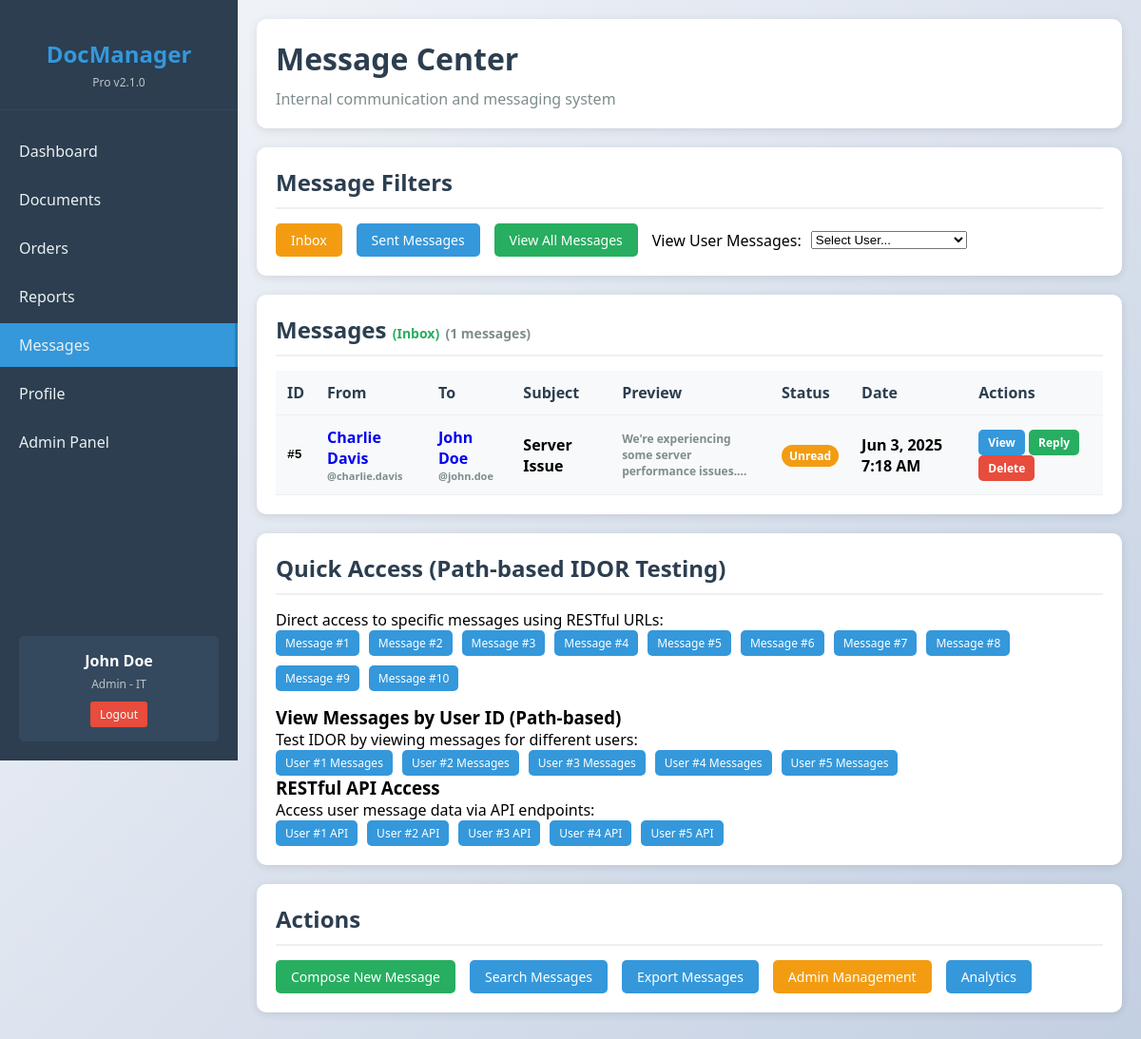
Screenshot of /messages.php (signed in) with the database file from the repository.
### tables this page shows
CREATE TABLE messages (
    id INT AUTO_INCREMENT PRIMARY KEY,
    sender_id INT NOT NULL,
    recipient_id INT NOT NULL,
    subject VARCHAR(200) NOT NULL,
    content TEXT,
    is_read BOOLEAN DEFAULT FALSE,
    sent_at TIMESTAMP DEFAULT CURRENT_TIMESTAMP,
    FOREIGN KEY (sender_id) REFERENCES users(id),
    FOREIGN KEY (recipient_id) REFERENCES users(id)
);

CREATE TABLE users (
    id INT AUTO_INCREMENT PRIMARY KEY,
    username VARCHAR(50) UNIQUE NOT NULL,
    password VARCHAR(255) NOT NULL,
    email VARCHAR(100) NOT NULL,
    first_name VARCHAR(50) NOT NULL,
    last_name VARCHAR(50) NOT NULL,
    role ENUM('admin', 'manager', 'employee') DEFAULT 'employee',
    department VARCHAR(50),
    created_at TIMESTAMP DEFAULT CURRENT_TIMESTAMP
);

### config.php (called while the page is built)
<?php
$config = [
    'database' => [
        'host' => 'database',
        'user' => 'webuser',
        'pass' => 'WebPass123',
        'name' => 'docmanager',
    ],
    'app' => [
        'name' => 'DocManager Pro',
        'version' => '2.1.0',
        'upload_path' => '/var/www/html/uploads/',
        'max_file_size' => 10485760,
    ],
    'security' => [
        'session_lifetime' => 3600,
        'password_hash' => false,
    ]
];

### auth.php (called while the page is built, shortened)
<?php
require_once 'config.php';
class Auth {
    public function __construct() {
        global $config;
        $this->db = new mysqli(
            $config['database']['host'],
            $config['database']['user'],
            $config['database']['pass'],
            $config['database']['name']
        );
    }
    public function isLoggedIn() {
        return isset($_SESSION['user_id']) && isset($_SESSION['login_time']);
    }
    public function getCurrentUser() {
        if ($this->isLoggedIn()) {
            return [
                'id' => $_SESSION['user_id'],
                'username' => $_SESSION['username'],
                'email' => $_SESSION['email'],
                'first_name' => $_SESSION['first_name'],
                'last_name' => $_SESSION['last_name'],
                'role' => $_SESSION['role'],
                'department' => $_SESSION['department']
            ];
        }
        return null;
    }
}
function requireLogin() {
    $auth = new Auth();
    return $auth->getCurrentUser();
}

### messages.php (the view, shortened to what this page needs)
<?php
require_once 'auth.php';
$user = requireLogin();
require_once 'config.php';
$db = new mysqli($config['database']['host'], $config['database']['user'], $config['database']['pass'], $config['database']['name']);
$view_user_id = $_GET['user_id'] ?? '';
$view_sent = $_GET['sent'] ?? false;
$view_all = $_GET['view_all'] ?? false;
if ($view_all) {
    $query = "SELECT m.*,
                     sender.first_name as sender_first, sender.last_name as sender_last, sender.username as sender_username,
                     recipient.first_name as recipient_first, recipient.last_name as recipient_last, recipient.username as recipient_username
              FROM messages m
              JOIN users sender ON m.sender_id = sender.id
              JOIN users recipient ON m.recipient_id = recipient.id
              ORDER BY m.sent_at DESC";
    $stmt = $db->prepare($query);
} else {
    $query = "SELECT m.*,
                     sender.first_name as sender_first, sender.last_name as sender_last, sender.username as sender_username,
                     recipient.first_name as recipient_first, recipient.last_name as recipient_last, recipient.username as recipient_username
              FROM messages m
              JOIN users sender ON m.sender_id = sender.id
              JOIN users recipient ON m.recipient_id = recipient.id
              WHERE m.recipient_id = ?
              ORDER BY m.sent_at DESC";
    $stmt = $db->prepare($query);
    $stmt->bind_param("i", $user['id']);
}
$stmt->execute();
$messages = $stmt->get_result();
$users = $db->query("SELECT id, first_name, last_name, username, department FROM users ORDER BY first_name, last_name");
?>
<!DOCTYPE html>
<html lang="en">
<head>
    <link rel="stylesheet" href="style.css">
</head>
<body>
    <div class="container">
        <div class="sidebar">
            <div class="logo">
                <h2>DocManager</h2>
                <p>Pro v2.1.0</p>
            </div>
            <nav>
                <ul>
                    <li><a href="dashboard.php">Dashboard</a></li>
                    <li><a href="documents.php">Documents</a></li>
                    <li><a href="orders.php">Orders</a></li>
                    <li><a href="reports.php">Reports</a></li>
                    <li><a href="messages.php" class="active">Messages</a></li>
                    <li><a href="profile.php">Profile</a></li>
                    <?php if ($user['role'] === 'admin'): ?>
                    <li><a href="admin.php">Admin Panel</a></li>
                    <?php endif; ?>
                </ul>
            </nav>
            <div class="user-info">
                <div class="name"><?php echo htmlspecialchars($user['first_name'] . ' ' . $user['last_name']); ?></div>
                <div class="role"><?php echo ucfirst($user['role']); ?> - <?php echo htmlspecialchars($user['department']); ?></div>
                <a href="logout.php" class="logout">Logout</a>
            </div>
        </div>
        <div class="main-content">
            <div class="header">
                <h1>Message Center</h1>
                <p>Internal communication and messaging system</p>
            </div>
            <div class="card">
                <h2>Message Filters</h2>
                <div style="display: flex; gap: 15px; flex-wrap: wrap; align-items: center;">
                    <a href="messages.php" class="btn <?php echo !$view_sent && !$view_user_id && !$view_all ? 'btn-warning' : ''; ?>">
                        Inbox
                    </a>
                    <a href="messages.php?sent=1" class="btn <?php echo $view_sent ? 'btn-warning' : ''; ?>">
                        Sent Messages
                    </a>
                    <?php if ($user['role'] === 'admin' || $user['role'] === 'manager'): ?>
                        <a href="messages.php?view_all=1" class="btn <?php echo $view_all ? 'btn-danger' : 'btn-success'; ?>">
                            View All Messages
                        </a>
                    <?php endif; ?>
                    <div style="display: flex; align-items: center; gap: 10px;">
                        <label>View User Messages:</label>
                        <select onchange="if(this.value) window.location.href='messages/user/'+this.value">
                            <option value="">Select User...</option>
                        </select>
                    </div>
                </div>
            </div>
            <div class="card">
                <h2>Messages
                    <?php if ($view_all): ?>
                        <span style="font-size: 14px; color: #e74c3c;">(All System Messages)</span>
                    <?php elseif ($view_user_id): ?>
                        <span style="font-size: 14px; color: #f39c12;">(User ID: <?php echo $view_user_id; ?>)</span>
                    <?php elseif ($view_sent): ?>
                        <span style="font-size: 14px; color: #3498db;">(Sent)</span>
                    <?php else: ?>
                        <span style="font-size: 14px; color: #27ae60;">(Inbox)</span>
                    <?php endif; ?>
                    <span style="font-size: 14px; color: #7f8c8d;">(<?php echo $messages->num_rows; ?> messages)</span>
                </h2>
                <?php if ($messages->num_rows > 0): ?>
                <table class="table">
                    <thead>
                        <tr>
                            <th>ID</th>
                            <th>From</th>
                            <th>To</th>
                            <th>Subject</th>
                            <th>Preview</th>
                            <th>Status</th>
                            <th>Date</th>
                            <th>Actions</th>
                        </tr>
                    </thead>
                    <tbody>
                        <?php while ($message = $messages->fetch_assoc()): ?>
                        <tr <?php echo !$message['is_read'] && $message['recipient_id'] == $user['id'] ? 'style="background-color: #f8f9fa; font-weight: bold;"' : ''; ?>>
                            <td style="font-family: monospace;">#<?php echo $message['id']; ?></td>
                            <td>
                                <a href="profiles/<?php echo $message['sender_id']; ?>/view" style="text-decoration: none;">
                                    <?php echo htmlspecialchars($message['sender_first'] . ' ' . $message['sender_last']); ?>
                                </a>
                                <div style="font-size: 11px; color: #7f8c8d;">@<?php echo htmlspecialchars($message['sender_username']); ?></div>
                            </td>
                            <td>
                                <a href="profiles/<?php echo $message['recipient_id']; ?>/view" style="text-decoration: none;">
                                    <?php echo htmlspecialchars($message['recipient_first'] . ' ' . $message['recipient_last']); ?>
                                </a>
                                <div style="font-size: 11px; color: #7f8c8d;">@<?php echo htmlspecialchars($message['recipient_username']); ?></div>
                            </td>
                            <td>
                                <strong><?php echo htmlspecialchars($message['subject']); ?></strong>
                            </td>
                            <td>
                                <div style="max-width: 200px; overflow: hidden; text-overflow: ellipsis; font-size: 12px; color: #7f8c8d;">
                                    <?php echo htmlspecialchars(substr($message['content'], 0, 80)); ?>...
                                </div>
                            </td>
                            <td>
                                <?php if ($message['is_read']): ?>
                                    <span class="badge badge-success">Read</span>
                                <?php else: ?>
                                    <span class="badge badge-warning">Unread</span>
                                <?php endif; ?>
                            </td>
                            <td><?php echo date('M j, Y g:i A', strtotime($message['sent_at'])); ?></td>
                            <td>
                                <a href="messages/<?php echo $message['id']; ?>/view" class="btn btn-sm">View</a>
                                <a href="messages/<?php echo $message['id']; ?>/reply" class="btn btn-sm btn-success">Reply</a>
                                <?php if ($message['recipient_id'] == $user['id'] || $user['role'] === 'admin'): ?>
                                    <a href="messages/<?php echo $message['id']; ?>/delete" class="btn btn-sm btn-danger">Delete</a>
                                <?php endif; ?>
                            </td>
                        </tr>
                        <?php endwhile; ?>
                    </tbody>
                </table>
                <?php endif; ?>
            </div>
            <div class="card">
                <h2>Quick Access (Path-based IDOR Testing)</h2>
                <p>Direct access to specific messages using RESTful URLs:</p>
                <div style="display: flex; gap: 10px; flex-wrap: wrap; margin-bottom: 15px;">
                    <?php for ($i = 1; $i <= 10; $i++): ?>
                        <a href="messages/<?php echo $i; ?>/view" class="btn btn-sm">Message #<?php echo $i; ?></a>
                    <?php endfor; ?>
                </div>
                <h3>View Messages by User ID (Path-based)</h3>
                <p>Test IDOR by viewing messages for different users:</p>
                <div style="display: flex; gap: 10px; flex-wrap: wrap;">
                    <?php for ($i = 1; $i <= 5; $i++): ?>
                        <a href="messages/user/<?php echo $i; ?>"
                           class="btn btn-sm <?php echo $view_user_id == $i ? 'btn-warning' : ''; ?>">
                            User #<?php echo $i; ?> Messages
                        </a>
                    <?php endfor; ?>
                </div>
                <h3>RESTful API Access</h3>
                <p>Access user message data via API endpoints:</p>
                <div style="display: flex; gap: 10px; flex-wrap: wrap;">
                    <?php for ($i = 1; $i <= 5; $i++): ?>
                        <a href="api/users/<?php echo $i; ?>/messages" target="_blank" class="btn btn-sm">User #<?php echo $i; ?> API</a>
                    <?php endfor; ?>
                </div>
            </div>
            <div class="card">
                <h2>Actions</h2>
                <div style="display: flex; gap: 15px;">
                    <a href="compose_message.php" class="btn btn-success">Compose New Message</a>
                    <a href="message_search.php" class="btn">Search Messages</a>
                    <a href="export_messages.php" class="btn">Export Messages</a>
                    <?php if ($user['role'] === 'admin'): ?>
                        <a href="admin_messages.php" class="btn btn-warning">Admin Management</a>
                        <a href="message_analytics.php" class="btn">Analytics</a>
                    <?php endif; ?>
                </div>
            </div>
        </div>
    </div>
</body>
</html>

### style.css (style rules this page uses)
* { margin: 0; padding: 0; box-sizing: border-box; }
body { font-family: 'Segoe UI', Tahoma, Geneva, Verdana, sans-serif; background: linear-gradient(135deg, #f5f7fa 0%, #c3cfe2 100%); min-height: 100vh; }
.container { display: flex; min-height: 100vh; }
.sidebar { width: 250px; background: #2c3e50; color: white; padding: 20px 0; position: fixed; height: 100vh; overflow-y: auto; }
.sidebar .logo { text-align: center; padding: 20px; border-bottom: 1px solid #34495e; margin-bottom: 20px; }
.sidebar .logo h2 { color: #3498db; font-size: 24px; margin-bottom: 5px; }
.sidebar .logo p { color: #bdc3c7; font-size: 12px; }
.sidebar nav ul { list-style: none; }
.sidebar nav ul li { margin: 5px 0; }
.sidebar nav ul li a { display: block; padding: 12px 20px; color: #ecf0f1; text-decoration: none; transition: all 0.3s; }
.sidebar nav ul li a:hover, .sidebar nav ul li a.active { background: #3498db; border-right: 3px solid #2980b9; }
.sidebar .user-info { position: absolute; bottom: 20px; left: 20px; right: 20px; padding: 15px; background: #34495e; border-radius: 5px; text-align: center; }
.sidebar .user-info .name { font-weight: bold; margin-bottom: 5px; }
.sidebar .user-info .role { font-size: 12px; color: #bdc3c7; margin-bottom: 10px; }
.sidebar .user-info .logout { display: inline-block; padding: 5px 10px; background: #e74c3c; color: white; text-decoration: none; border-radius: 3px; font-size: 12px; transition: background-color 0.3s; }
.main-content { margin-left: 250px; padding: 20px; flex: 1; }
.header { background: white; padding: 20px; border-radius: 10px; box-shadow: 0 2px 10px rgba(0,0,0,0.1); margin-bottom: 20px; }
.header h1 { color: #2c3e50; margin-bottom: 10px; }
.header p { color: #7f8c8d; }
.card { background: white; border-radius: 10px; box-shadow: 0 2px 10px rgba(0,0,0,0.1); padding: 20px; margin-bottom: 20px; }
.card h2 { color: #2c3e50; margin-bottom: 15px; border-bottom: 2px solid #ecf0f1; padding-bottom: 10px; }
.table { width: 100%; border-collapse: collapse; margin-top: 15px; }
.table th, .table td { padding: 12px; text-align: left; border-bottom: 1px solid #ecf0f1; }
.table th { background: #f8f9fa; color: #2c3e50; font-weight: 600; }
.btn { display: inline-block; padding: 8px 16px; background: #3498db; color: white; text-decoration: none; border-radius: 5px; border: none; cursor: pointer; font-size: 14px; transition: background-color 0.3s; }
.btn-sm { padding: 5px 10px; font-size: 12px; }
.btn-success { background: #27ae60; }
.btn-danger { background: #e74c3c; }
.btn-warning { background: #f39c12; }
.badge { display: inline-block; padding: 3px 8px; border-radius: 12px; font-size: 12px; font-weight: bold; }
.badge-warning { background: #f39c12; color: white; }

### rows the page displays
messages: id "5", sender.last_name "Charlie Davis", sender.username "charlie.davis", recipient.last_name "John Doe", recipient.username "john.doe", subject "Server Issue", content "We're experiencing some server performance issues.", is_read "Unread", sent_at "Jun 3, 2025 7:18 AM"

### other values shown
$user['first_name'] . ' ' . $user['last_name'] "John Doe"
$user['role'] "Admin"
$user['department'] "IT"
$messages->num_rows "1"
